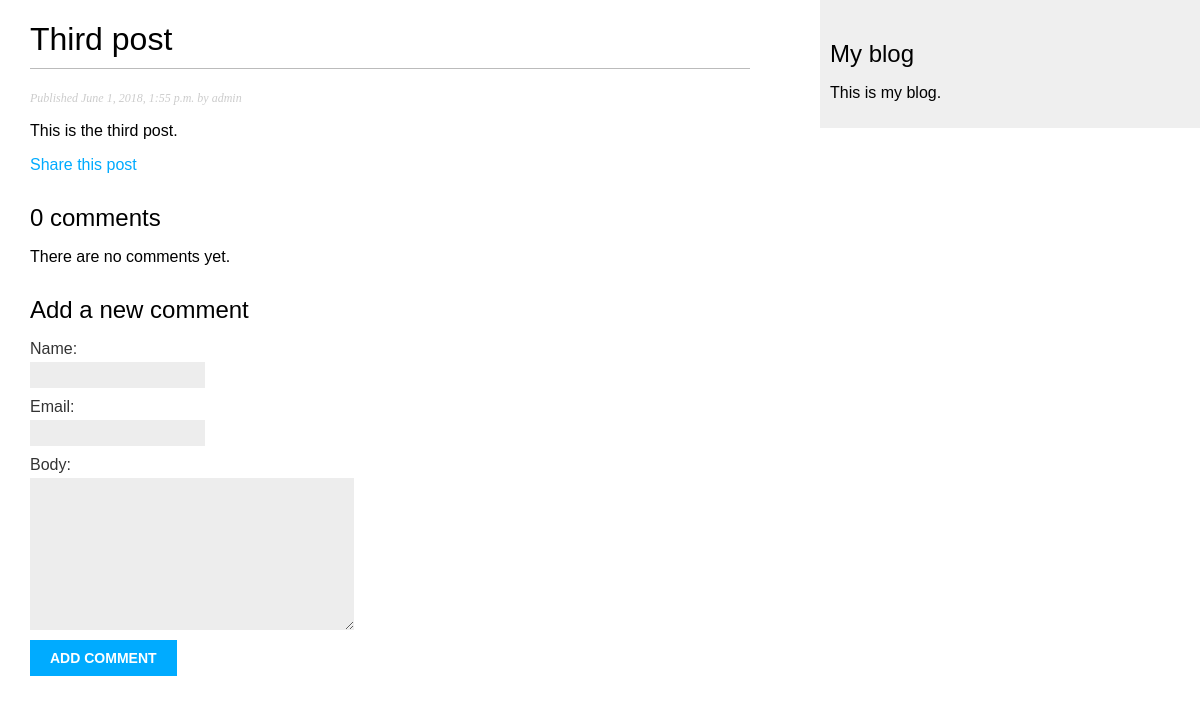
Page /app/2018/06/01/third-post/ on the earlier database version.
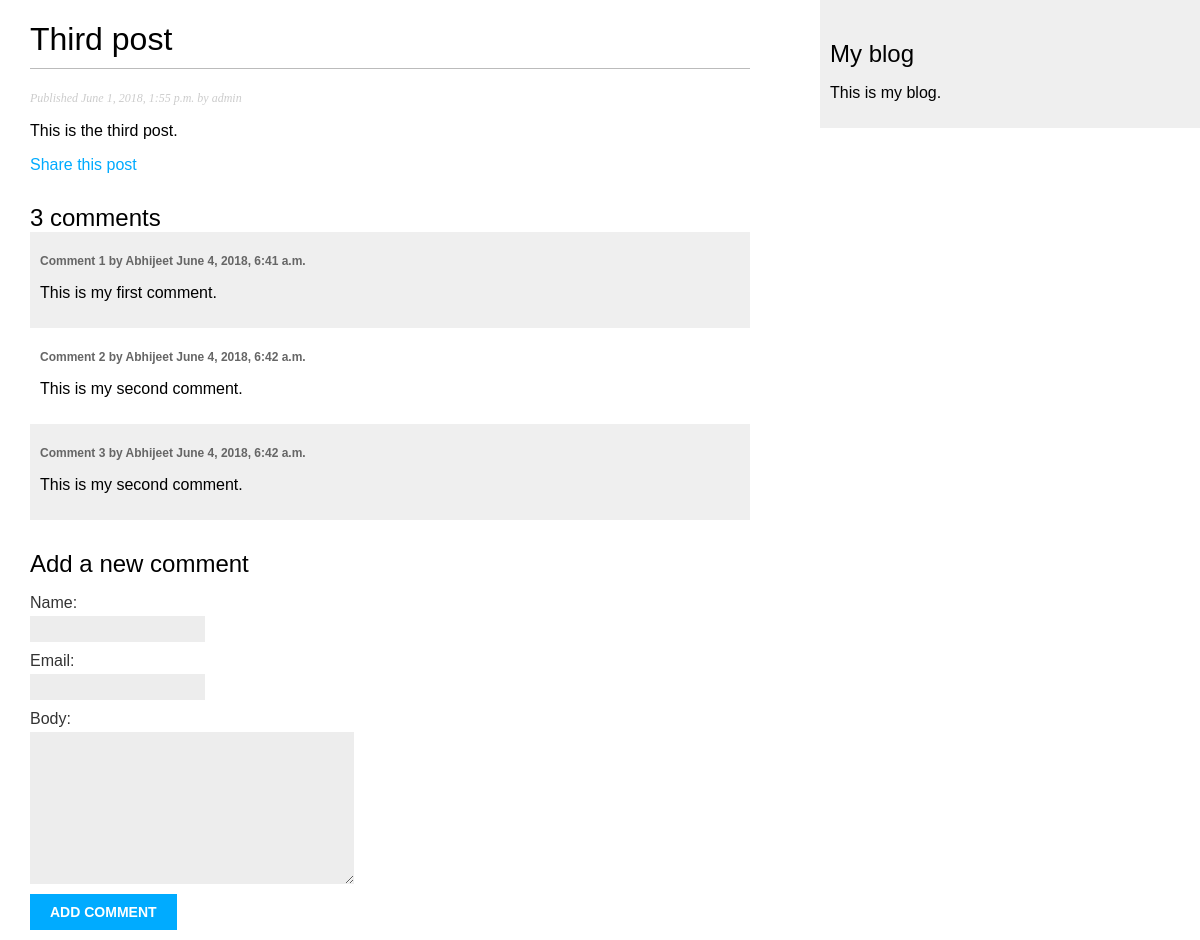
Same page on the later database version.
### app/models.py (models this page shows, shortened)
class Post(models.Model):
    STATUS_CHOICES = (
        ('draft', 'Draft'),
        ('published', 'Published'),
    )
    title = models.CharField(max_length=250)
    slug = models.SlugField(max_length=250, unique_for_date='publish')
    author = models.ForeignKey(User, on_delete=models.CASCADE, related_name='blog_posts')
    body = models.TextField()
    publish = models.DateTimeField(default=timezone.now)
    created = models.DateTimeField(auto_now_add=True)
    updated = models.DateTimeField(auto_now=True)
    status = models.CharField(max_length=10, choices=STATUS_CHOICES, default='draft')
    objects = models.Manager() # the default manager
    published = PublishedManager() # the custom manager
    class Meta:
        ordering = ('-publish',)

class Comment(models.Model):
    post = models.ForeignKey(Post, related_name='comments', on_delete=models.CASCADE)
    name = models.CharField(max_length=80)
    email = models.EmailField()
    body = models.TextField()
    created = models.DateTimeField(auto_now_add=True)
    updated = models.DateTimeField(auto_now=True)
    active = models.BooleanField(default=True)
    class Meta:
        ordering = ('created',)

### app/views.py (the view)
def post_detail(request, year, month, day, post):
    post = get_object_or_404(Post, slug=post,
                                   status='published',
                                   publish__year=year,
                                   publish__month=month,
                                   publish__day=day)
    comments = post.comments.filter(active=True)
    if request.method == 'POST':
        comment_form = CommentForm(data=request.POST)
        if comment_form.is_valid():
            new_comment = comment_form.save(commit=False)
            new_comment.post = post
            new_comment.save()
    else:
        comment_form = CommentForm()
    return render(request, 'app/post/detail.html', {'post': post,
                                                     'comments': comments,
                                                     'comment_form': comment_form})

### app/forms.py
class CommentForm(forms.ModelForm):
    class Meta:
        model = Comment
        fields = ('name', 'email', 'body')

### app/templates/app/post/detail.html (shortened to what this page needs)
{% extends "app/base.html" %}
{% block content %}
    <h1>{{ post.title }}</h1>
    <p class="date">Published {{ post.publish }} by {{ post.author }}</p>
    {{ post.body|linebreaks }}
    <p><a href="{% url "app:post_share" post.id %}">Share this post</a></p>
    {% with comments.count as total_comments %}
        <h2>{{ total_comments }} comment{{ total_comments|pluralize }}</h2>
    {% endwith %}
    {% for comment in comments %}
        <div class="comment">
            <p class="info">Comment {{ forloop.counter }} by {{ comment.name }} {{ comment.created }}</p>
            {{ comment.body|linebreaks }}
        </div>
    {% empty %}
        <p>There are no comments yet.</p>
    {% endfor %}
    {% if new_comment %}
        <h2>Your comment has been added.</h2>
    {% else %}
        <h2>Add a new comment</h2>
        <form action="." method="post">
            {{ comment_form.as_p }}
            <p><input type="submit" value="Add comment"></p>
        </form>
    {%  endif %}
{% endblock %}

### app/templates/app/base.html (shortened to what this page needs)
{% load staticfiles %}
<!DOCTYPE html>
<html>
<head>
    <link href="{% static "css/app.css" %}" rel="stylesheet">
</head>
<body>
    <div id="content">
        {% block content %}
        {% endblock %}
    </div>
    <div id="sidebar">
        <h2>My blog</h2>
        <p>This is my blog.</p>
    </div>
</body>
</html>

### app/static/css/app.css (style rules this page uses)
body { margin:0; padding:0; font-family:helvetica, sans-serif; }
a { color:#00abff; text-decoration:none; }
h1 { font-weight:normal; border-bottom:1px solid #bbb; padding:0 0 10px 0; }
h2 { font-weight:normal; margin:30px 0 0; }
#content { float:left; width:60%; padding:0 0 0 30px; }
#sidebar { float:right; width:30%; padding:10px; background:#efefef; height:100%; }
p.date { color:#ccc; font-family: georgia, serif; font-size: 12px; font-style: italic; }
label { float:left; clear:both; color:#333; margin-bottom:4px; }
input, textarea { clear:both; float:left; margin:0 0 10px; background:#ededed; border:0; padding:6px 10px; font-size:12px; }
input[type=submit] { font-weight:bold; background:#00abff; color:#fff; padding:10px 20px; font-size:14px; text-transform:uppercase; }
.comment { padding:10px; }
.comment:nth-child(even) { background:#efefef; }
.comment .info { font-weight:bold; font-size:12px; color:#666; }

Differences in the rows shown:
added Comment: name "Abhijeet", created "June 4, 2018, 6:41 a.m.", body "This is my first comment."
added Comment: name "Abhijeet", created "June 4, 2018, 6:42 a.m.", body "This is my second comment."
added Comment: name "Abhijeet", created "June 4, 2018, 6:42 a.m.", body "This is my second comment."
Other differences:
{{ total_comments }}: "0" → "3"
text no longer shown: "There are no comments yet."
